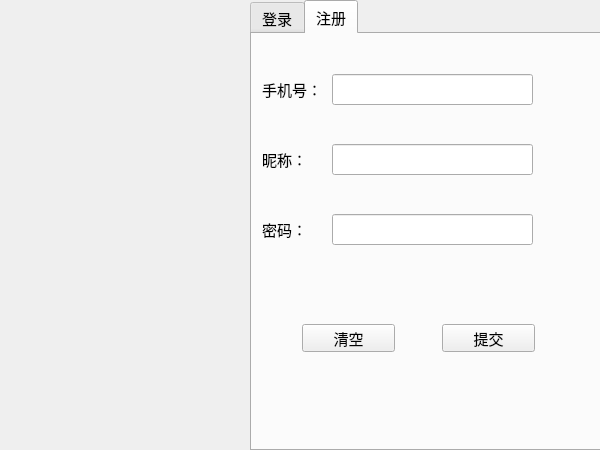
<?xml version="1.0" encoding="UTF-8"?>
<ui version="4.0">
 <class>LoginDialog</class>
 <widget class="QDialog" name="LoginDialog">
  <property name="geometry">
   <rect>
    <x>0</x>
    <y>0</y>
    <width>600</width>
    <height>450</height>
   </rect>
  </property>
  <property name="minimumSize">
   <size>
    <width>600</width>
    <height>450</height>
   </size>
  </property>
  <property name="maximumSize">
   <size>
    <width>600</width>
    <height>450</height>
   </size>
  </property>
  <property name="font">
   <font>
    <family>微软雅黑</family>
    <pointsize>11</pointsize>
   </font>
  </property>
  <property name="windowTitle">
   <string>Dialog</string>
  </property>
  <widget class="QLabel" name="lb_icon">
   <property name="geometry">
    <rect>
     <x>0</x>
     <y>0</y>
     <width>250</width>
     <height>451</height>
    </rect>
   </property>
   <property name="text">
    <string/>
   </property>
   <property name="pixmap">
    <pixmap resource="resource.qrc">:/images/register.png</pixmap>
   </property>
   <property name="scaledContents">
    <bool>true</bool>
   </property>
  </widget>
  <widget class="QTabWidget" name="tb_page">
   <property name="geometry">
    <rect>
     <x>250</x>
     <y>0</y>
     <width>351</width>
     <height>451</height>
    </rect>
   </property>
   <property name="currentIndex">
    <number>1</number>
   </property>
   <widget class="QWidget" name="page_login">
    <attribute name="title">
     <string>登录</string>
    </attribute>
    <widget class="QLabel" name="lb_tel">
     <property name="geometry">
      <rect>
       <x>10</x>
       <y>50</y>
       <width>81</width>
       <height>31</height>
      </rect>
     </property>
     <property name="text">
      <string>手机号：</string>
     </property>
    </widget>
    <widget class="QLabel" name="lb_password">
     <property name="geometry">
      <rect>
       <x>10</x>
       <y>140</y>
       <width>72</width>
       <height>31</height>
      </rect>
     </property>
     <property name="text">
      <string>密码：</string>
     </property>
    </widget>
    <widget class="QLineEdit" name="le_tel">
     <property name="geometry">
      <rect>
       <x>90</x>
       <y>50</y>
       <width>181</width>
       <height>31</height>
      </rect>
     </property>
     <property name="toolTip">
      <string>&lt;html&gt;&lt;head/&gt;&lt;body&gt;&lt;p&gt;手机号必须为长度为1 ，并且全部是数字&lt;/p&gt;&lt;/body&gt;&lt;/html&gt;</string>
     </property>
     <property name="text">
      <string>12345678907</string>
     </property>
    </widget>
    <widget class="QLineEdit" name="le_password">
     <property name="geometry">
      <rect>
       <x>90</x>
       <y>140</y>
       <width>181</width>
       <height>31</height>
      </rect>
     </property>
     <property name="toolTip">
      <string>&lt;html&gt;&lt;head/&gt;&lt;body&gt;&lt;p&gt;长度不能超过15，只能有字母、数字、下划线&lt;/p&gt;&lt;/body&gt;&lt;/html&gt;</string>
     </property>
     <property name="text">
      <string>713</string>
     </property>
     <property name="echoMode">
      <enum>QLineEdit::Password</enum>
     </property>
    </widget>
    <widget class="QPushButton" name="pb_clear">
     <property name="geometry">
      <rect>
       <x>40</x>
       <y>280</y>
       <width>93</width>
       <height>28</height>
      </rect>
     </property>
     <property name="text">
      <string>清空</string>
     </property>
    </widget>
    <widget class="QPushButton" name="pb_commit">
     <property name="geometry">
      <rect>
       <x>170</x>
       <y>280</y>
       <width>93</width>
       <height>28</height>
      </rect>
     </property>
     <property name="text">
      <string>提交</string>
     </property>
    </widget>
   </widget>
   <widget class="QWidget" name="page_register">
    <attribute name="title">
     <string>注册</string>
    </attribute>
    <widget class="QPushButton" name="pb_clear_register">
     <property name="geometry">
      <rect>
       <x>50</x>
       <y>290</y>
       <width>93</width>
       <height>28</height>
      </rect>
     </property>
     <property name="text">
      <string>清空</string>
     </property>
    </widget>
    <widget class="QLabel" name="lb_tel_register">
     <property name="geometry">
      <rect>
       <x>10</x>
       <y>40</y>
       <width>81</width>
       <height>31</height>
      </rect>
     </property>
     <property name="text">
      <string>手机号：</string>
     </property>
    </widget>
    <widget class="QLabel" name="lb_name_register">
     <property name="geometry">
      <rect>
       <x>10</x>
       <y>110</y>
       <width>91</width>
       <height>31</height>
      </rect>
     </property>
     <property name="text">
      <string>昵称：</string>
     </property>
    </widget>
    <widget class="QLabel" name="lb_password_register">
     <property name="geometry">
      <rect>
       <x>10</x>
       <y>180</y>
       <width>72</width>
       <height>31</height>
      </rect>
     </property>
     <property name="text">
      <string>密码：</string>
     </property>
    </widget>
    <widget class="QLineEdit" name="le_tel_register">
     <property name="geometry">
      <rect>
       <x>80</x>
       <y>40</y>
       <width>201</width>
       <height>31</height>
      </rect>
     </property>
     <property name="toolTip">
      <string>&lt;html&gt;&lt;head/&gt;&lt;body&gt;&lt;p&gt;手机号必须为长度为1 ，并且全部是数字&lt;/p&gt;&lt;/body&gt;&lt;/html&gt;</string>
     </property>
    </widget>
    <widget class="QLineEdit" name="le_name_register">
     <property name="geometry">
      <rect>
       <x>80</x>
       <y>110</y>
       <width>201</width>
       <height>31</height>
      </rect>
     </property>
     <property name="toolTip">
      <string>&lt;html&gt;&lt;head/&gt;&lt;body&gt;&lt;p&gt;长度不能超过10，不允许有特殊字符&lt;/p&gt;&lt;/body&gt;&lt;/html&gt;</string>
     </property>
    </widget>
    <widget class="QLineEdit" name="le_password_register">
     <property name="geometry">
      <rect>
       <x>80</x>
       <y>180</y>
       <width>201</width>
       <height>31</height>
      </rect>
     </property>
     <property name="toolTip">
      <string>&lt;html&gt;&lt;head/&gt;&lt;body&gt;&lt;p&gt;长度不能超过15，只能有字母、数字、下划线&lt;/p&gt;&lt;/body&gt;&lt;/html&gt;</string>
     </property>
     <property name="echoMode">
      <enum>QLineEdit::Password</enum>
     </property>
    </widget>
    <widget class="QPushButton" name="pb_commit_register">
     <property name="geometry">
      <rect>
       <x>190</x>
       <y>290</y>
       <width>93</width>
       <height>28</height>
      </rect>
     </property>
     <property name="text">
      <string>提交</string>
     </property>
    </widget>
   </widget>
  </widget>
 </widget>
 <resources>
  <include location="resource.qrc"/>
 </resources>
 <connections/>
</ui>
